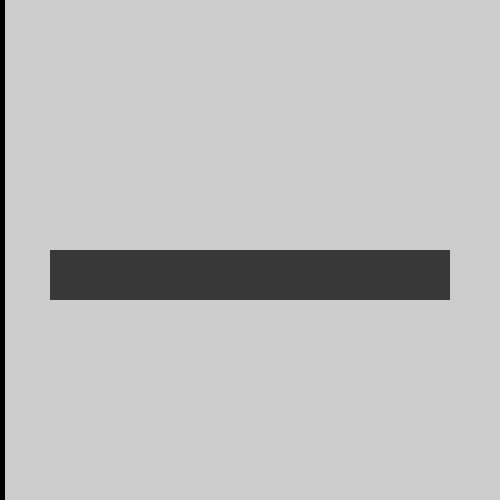
Frame 1 (no input)
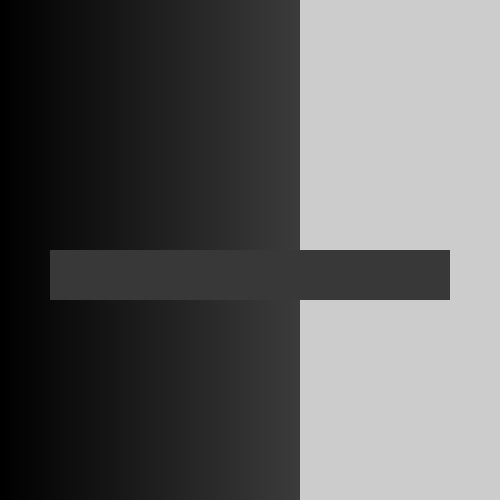
Frame 60 (the mouse pressed at the canvas centre just before this capture)
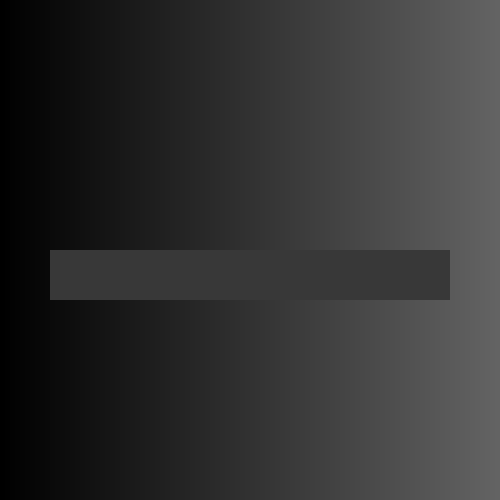
Frame 120 (the mouse held since frame 60 and released just before this capture)

The Processing sketch that drew these frames (run headless with seeded random() and noise(); from frame 60 on, the mouse is pressed at the canvas centre):

// Processing sketch: task_3
// ── task_3.pde
int x = 0;   //declare that x is integer and initial value is 0 
int y = 0;  //declare that y is integer and initial value is 0 

void setup() {
 size (500,500);   //set canvas size
}

void draw() {
  fill(y);
noStroke();  //does not outline each rectangle.   Try with this and without this.
 rect(x, 0, 5, 500);  //displace the rectangle each time by 5 units with starting x coordinate as 0
   x=x+5;
   y=y+1; 
   fill(56);
   translate(300,300);
   rect(-250,-50, 400, 50);
}   
